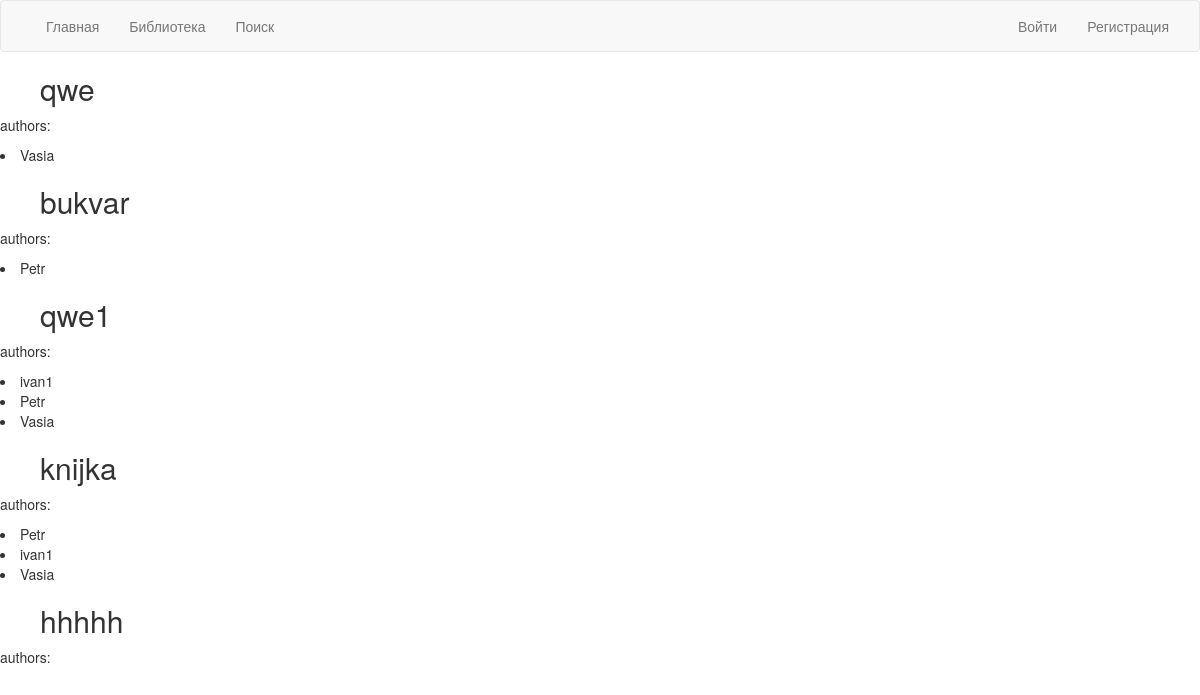
/library, run on an earlier commit of the app's database.
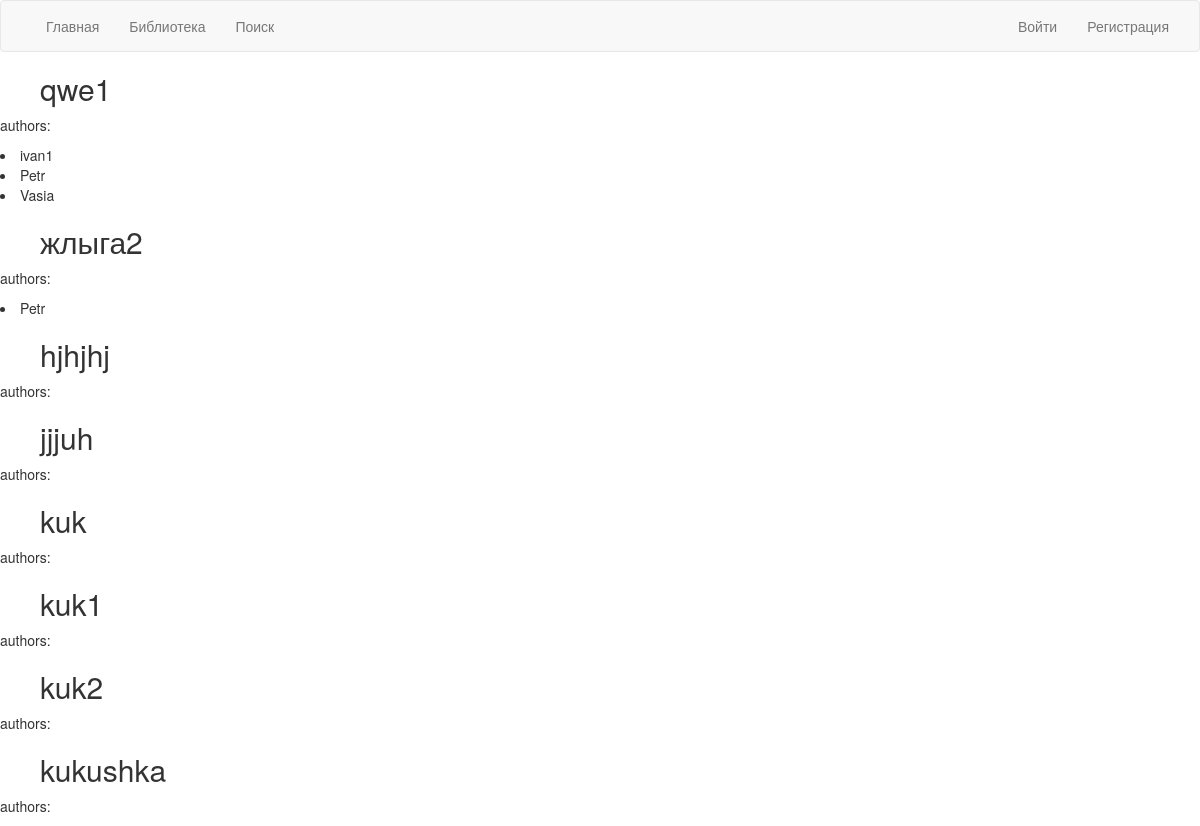
And on a later commit of the database.
### models.py (models this page shows, shortened)
class Book(dbs.Model):
    __tablename__ = 'book'
    id = dbs.Column(dbs.Integer, primary_key=True)
    bookname = dbs.Column(dbs.String(50), unique=True)
    authors = dbs.relationship('Author', secondary=books_authors, lazy='subquery', backref=dbs.backref('books', lazy=True))

class Author(dbs.Model):
    __tablename__ = 'author'
    id = dbs.Column(dbs.Integer, primary_key=True)
    authorname = dbs.Column(dbs.String(50), unique=True)

### views.py (the view)
@app.route('/library')
def library():
    title = 'test'
    books = Book.query.all()
    return render_template('index.html',
                           title=title,
                           books=books,
                           user=current_user)

### templates/index.html
{% extends "basee.html" %}
{% block content %}
{% for book in books %}
    <div><h2><ol>{{book.bookname}}</ol> </h2></div>
    <p> authors:</p>
    {% for author in book.authors %}
        <div>  <li>{{ author.authorname }}</li></div>
        {% endfor %}
{% endfor %}
{% endblock %}

### templates/basee.html (shortened to what this page needs)
{% extends "bootstrap/base.html" %}
{% block navbar %}
	<nav class="navbar navbar-default">
  <div class="container-fluid">
    <div class="collapse navbar-collapse" id="bs-example-navbar-collapse-1">
      <ul class="nav navbar-nav">
          <li><a href="/">Главная</a></li>
        <li><a href="/library">Библиотека</a></li>
        <li><a href="/search">Поиск</a></li>
      </ul>
            {% if user.is_authenticated%}
                <p class="navbar-text navbar-right">Signed in as <a href="#" class="navbar-link">{{ user.login }}</a></p>
                <ul class="nav navbar-nav navbar-right">
                <li><a href="/logout">Выйти</a></li>
        </ul>
        {% else %}
    <ul class="nav navbar-nav navbar-right">
        <li><a href="/login">Войти</a></li>
          <li><a href="/registration">Регистрация</a></li>
        {% endif %}
        </ul>
    </div>
  </div>
</nav>
{% endblock %}

What changed in the data, as far as the page shows it:
removed Book: bookname "qwe", Author (authorname "Vasia")
removed Book: bookname "bukvar", Author (authorname "Petr")
removed Book: bookname "knijka", Author (authorname "Petr"), Author (authorname "ivan1"), Author (authorname "Vasia")
removed Book: bookname "hhhhh"
added Book: bookname "жлыга2", Author (authorname "Petr")
added Book: bookname "hjhjhj"
added Book: bookname "jjjuh"
added Book: bookname "kuk"
added Book: bookname "kuk1"
added Book: bookname "kuk2"
added Book: bookname "kukushka"
